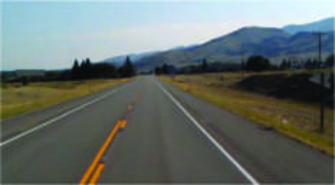
#> input picture part_2/road.png, 335 x 185 px
$ python main.py
#> lines starting #> are read from the running program, lines starting #| are printed output that depends on the picture; after the words box and inside, x2 and y2 are one past the last pixel; in counts of white or black regions, pixels touching at a corner belong together
import os, cv2
import numpy as np

k_median_size = 3

img = cv2.imread(os.path.join(os.path.dirname(__file__), 'road.png'))
#> img is the input picture: shape (185, 335, 3); mean B, G, R 107.1, 110.9, 101.3
cv2.imshow('img', img)

img_median_blur = cv2.medianBlur(img, k_median_size)
# cv2.imshow('img_median_blur', img_median_blur)

img_edge = cv2.Canny(img, 100, 300)
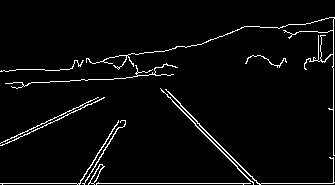
#> img_edge: shape (185, 335); 3.8% white in thin lines or dots
# cv2.imshow('img_edge', img_edge)

pts = np.array([[0, img_edge.shape[0]-3], [0,124], [20,124], [16,92], [172,88], [261,img_edge.shape[0]-3]], dtype=np.int32)
mask = np.zeros(img_edge.shape[:2], dtype=np.uint8)
poly = cv2.fillPoly(mask, [pts], 255)  # white polygon on black mask
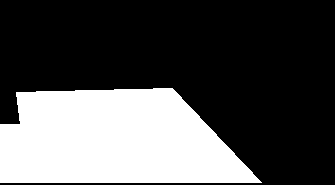
#> mask: shape (185, 335); 31.8% white; 1 white region, box (x1, y1, x2, y2) and area: (0, 88, 262, 183) 19712
img_roi = cv2.bitwise_and(img_edge, img_edge, mask=mask)
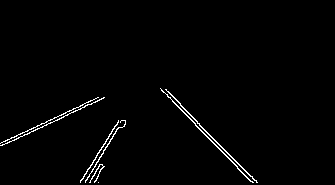
#> img_roi: shape (185, 335); 1.4% white in thin lines or dots, all inside (x1, y1, x2, y2) = (0, 88, 258, 183)
cv2.imshow("img_roi", img_roi)
# cv2.imshow("poly", poly)

filename = "img_roi.jpg"
cv2.imwrite(filename, img_roi)


cv2.waitKey(0)
cv2.destroyAllWindows()
